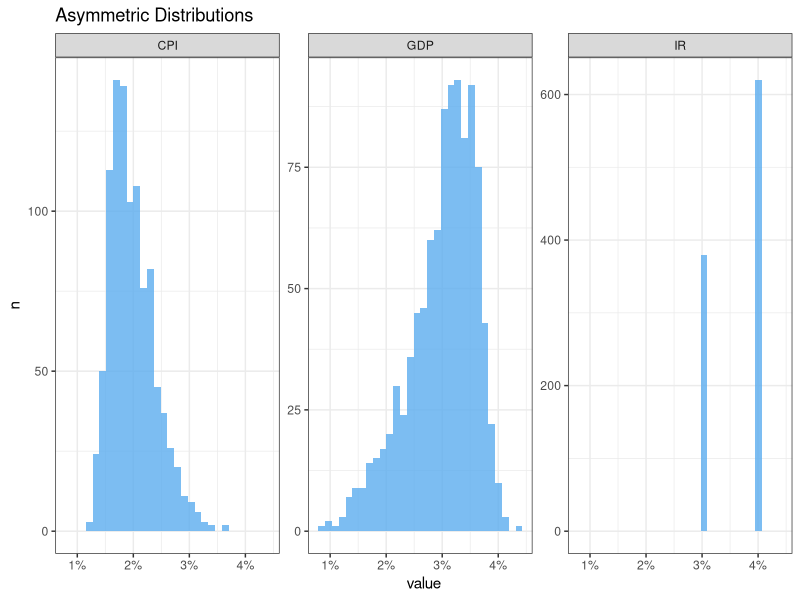
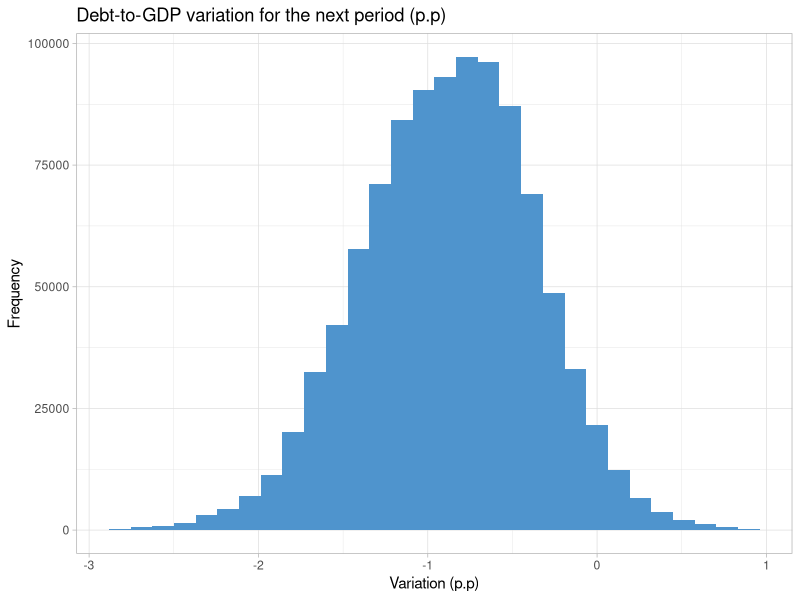

Reproduce these figures in R, in order.
## ---- chunk 1
#| include: false
Sys.setlocale("LC_TIME", "English")
## ---- chunk 2
#| warning: false
library(tidyverse)
library(sn)
set.seed(123)
sn_parameters <- map(
  .x = list(
    "CPI" = c(mean = 2.0, s.d. = 0.4, gamma = 0.8),
    "GDP" = c(mean = 3.0, s.d. = 0.6, gamma = -0.8)
  ),
  .f = cp2dp, family = 'sn'
)
# Number of simulations
n_sim <- 1000
variables_sim <- tibble(
  CPI  = rsn(n_sim, dp = sn_parameters[['CPI']]),
  GDP  = rsn(n_sim, dp = sn_parameters[['GDP']]),
  IR   = sample(c(3.0, 4.0),  n_sim, 
                prob = c(0.40, 0.60), 
                replace = TRUE
  )
)
## ---- chunk 3
#| warning: false
variables_sim |> 
  rowid_to_column(var = 'n') |> 
  pivot_longer(-n, names_to = 'var', values_to = 'value') |> 
  ggplot(aes(x = value)) +
  geom_histogram(fill = "steelblue2", alpha = 0.8) +
  theme_bw() +
  scale_x_continuous(labels = function(x) paste0(x, '%')) +
  facet_wrap(~ var, scales = 'free_y') +
  labs(
    title = 'Asymmetric Distributions',
    x = "value",
    y = "n"
  )
## ---- chunk 4
#| warning: false
#| echo: false
#| eval: true
# Set eval: true if you don't have enough memory to run this exercise using the full sample
set.seed(1) 
variables_sim <- variables_sim |> 
  slice_sample(prop = 0.1)
## ---- chunk 5
#| cache: true
#| message: false
#| warning: false
scenarios_sim <- cross3(
  .x = variables_sim$CPI,
  .y = variables_sim$GDP,
  .z = variables_sim$IR
)
## ---- chunk 6
#| cache: true
debt2gdp_sim <- map_dbl(
  .x = scenarios_sim, 
  .f = function(x){
    x <- unlist(x)
    CPI  <- x[1]
    GDP  <- x[2]
    IR   <- x[3]
    r    <- IR - CPI
    b0   <- 60.0
    b1   <- (r - GDP)*(b0/100)
    return(b1)
  }
)
summary(debt2gdp_sim)
## ---- chunk 7
#| warning: false
#| message: false
tibble(b1 = debt2gdp_sim) |> 
  ggplot(aes(x = b1)) +
  geom_histogram(fill = "steelblue3") +
  labs(title = "Debt-to-GDP variation for the next period (p.p)",
       y = "Frequency", x = "Variation (p.p)") +
  theme(axis.text = element_text(size = 12),
        title = element_text(size = 12)) +
  theme_light()
